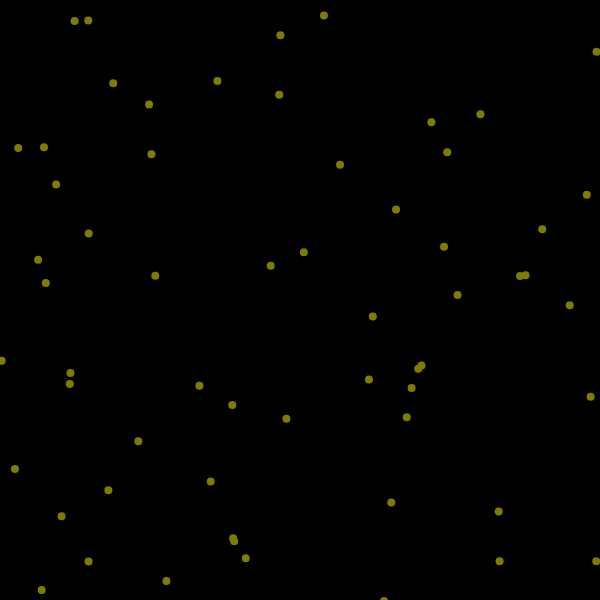
Frame 1 (no input)
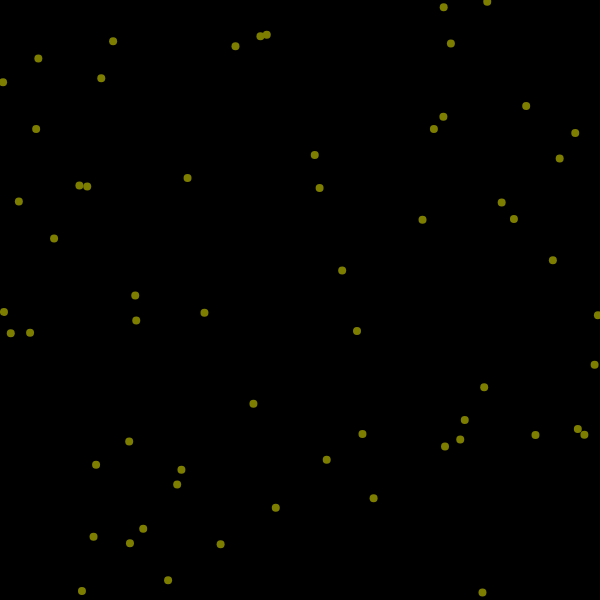
Frame 60 (no input)
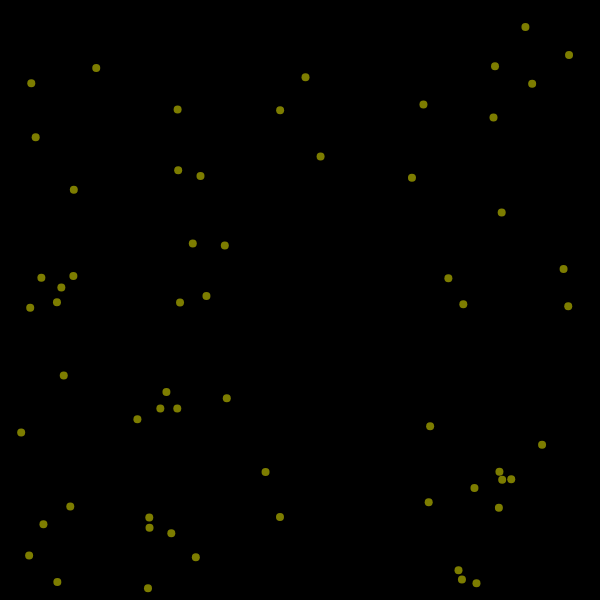
Frame 120 (the mouse pressed at the canvas centre since frame 60)

The p5.js sketch that drew these frames (run headless with seeded random() and noise() and a simulated clock; from frame 60 on, the mouse is pressed at the canvas centre):

// p5.js sketch
// ── sketch.js
const flock = [];

function setup() {
//put setup code here
    createCanvas(600, 600);
    for(i = 0; i < 60; i++){
        flock.push(new Boid());
    }

}

function draw() {
//put drawing code here
    background(0);

    for (let boid of flock){
        boid.correctPosition();
        boid.applyForce(boid.getSteeringForce(flock)); //update boid's position and velocity vector by applying given force
        boid.show();    // draw boid on the screen
    }
}
// ── Boid.js
class Boid{
    //A single "Boid", represented as a shape on the canvas
    constructor() {
        this.position = createVector(random(0, width), random(0, height));
        this.acceleration = createVector();
        this.velocity = p5.Vector.random2D();
        this.velocity.setMag(random(3,3.5));
        this.maxSpeed = 2;
        this.maxForce = 0.2;
    }

    show() {
        strokeWeight(8);
        stroke(125,125,0);
        point(this.position.x, this.position.y);
        //TODO: IMPLEMENT DRAWING BOID AS A TRIANGLE
        //FACING THE DIRECTION OF VELOCITY
   
    }


    align(steeringForce, range){
        let avgVel = createVector();//A vector for average velocity 
        let total = 0;//number of boids in range
        for(let other_boid of flock){
            if(other_boid != this && dist(this.position.x,this.position.y , other_boid.position.x, other_boid.position.y) <= range){
                //If other_boid isn't the same as this and it is within our range
                avgVel.add(other_boid.velocity);
                total++;
            }
        }
        if(total > 0){
            avgVel.div(total);
            //Steering force is equal to the substraction result of average vector - this boid's velocity vector
            //Force boids to always go with maximum speed
            avgVel.setMag(this.maxSpeed);

          //  steeringForce =  avgVel.sub(this.velocity);

            avgVel.sub(this.velocity);
            avgVel.limit(this.maxForce);
            steeringForce.add(avgVel);
            //Limit the steering force so the boid doesnt instantly start going with
            //the velocity of first neighbour
          //  steeringForce.limit(this.maxForce);
        }
        return steeringForce;
    }

    cohesion(steeringForce, range){
        let avgPos = createVector();
        let total = 0;
        for(let other_boid of flock){
            if(other_boid != this && dist(this.position.x,this.position.y , other_boid.position.x, other_boid.position.y) <= range){
                avgPos.add(other_boid.position);
                total++;
            }
        }
        if(total > 0){
            avgPos.div(total);
            avgPos.sub(this.position);
          //  avgPos.setMag(this.maxSpeed);
          //  avgPos.sub(this.velocity);
            //we should force our boid to rotate towards the avg position
            avgPos.limit(this.maxForce);
            steeringForce.add(avgPos);
       //     steeringForce = avgPos.sub(this.position)
         //   steeringForce.setMag(this.maxSpeed);
         //   steeringForce.sub(this.velocity);
         //   steeringForce.limit(this.maxForce);
        }
        return steeringForce;
    }
    separation(steeringForce, range){
        let separateVec = createVector();
        let distance = 0;
        for(let other_boid of flock){
            distance = dist(this.position.x,this.position.y , other_boid.position.x, other_boid.position.y);
            if(other_boid != this && distance <= range){
                separateVec = createVector( this.position.x - other_boid.position.x   ,  this.position.y  -  other_boid.position.y) ;
                distance = (1/distance);
                separateVec.mult(distance);
                separateVec.limit(this.maxForce);
                steeringForce.add(separateVec);
            }
        }
        return steeringForce;
    }

    
    getSteeringForce(boids) {
        let range = 40; //Range of visibility for a single boid
        let steeringForce = createVector(); //A vector that describes the steering force, that will be applied to the boid
        //1. Alignment
           //steeringForce = this.align(steeringForce, range);
         //2.Cohesion
           steeringForce = this.cohesion(steeringForce, range);
         //3.Separation
          // steeringForce = this.separation(steeringForce, range);
         return steeringForce;
    }

    correctPosition(){
        if(this.position.x > width) this.position.x = 0;
        if(this.position.x < 0) this.position.x = width -1;
        if(this.position.y > height) this.position.y = 0;
        if(this.position.y < 0) this.position.y = height - 1;
    }

    applyForce(force){
        
        this.acceleration = force;

        this.position.add(this.velocity);

        this.velocity.add(this.acceleration)
        this.velocity.setMag(this.maxSpeed);
     
    }

}
